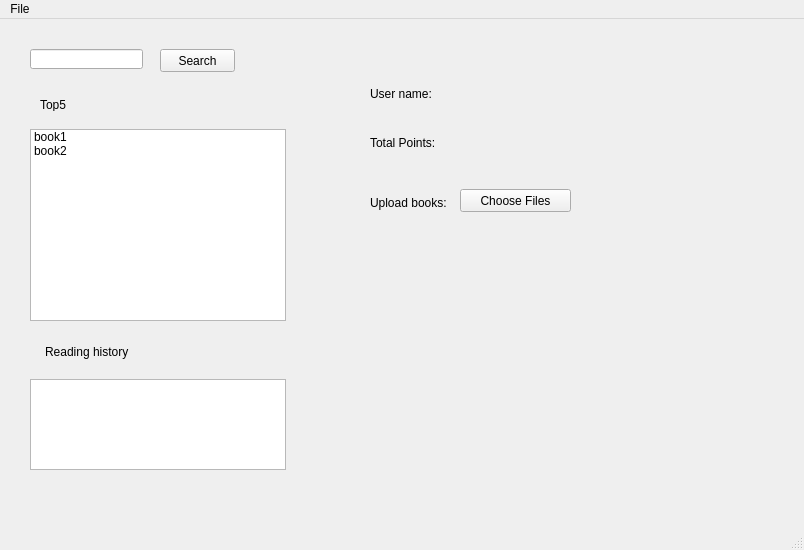
<?xml version="1.0" encoding="UTF-8"?>
<ui version="4.0">
 <class>MainWindow</class>
 <widget class="QMainWindow" name="MainWindow">
  <property name="geometry">
   <rect>
    <x>0</x>
    <y>0</y>
    <width>804</width>
    <height>550</height>
   </rect>
  </property>
  <property name="windowTitle">
   <string>MainWindow</string>
  </property>
  <widget class="QWidget" name="centralwidget">
   <widget class="QLineEdit" name="searchInput">
    <property name="geometry">
     <rect>
      <x>30</x>
      <y>30</y>
      <width>113</width>
      <height>20</height>
     </rect>
    </property>
   </widget>
   <widget class="QPushButton" name="searchButton">
    <property name="geometry">
     <rect>
      <x>160</x>
      <y>30</y>
      <width>75</width>
      <height>23</height>
     </rect>
    </property>
    <property name="text">
     <string>Search</string>
    </property>
   </widget>
   <widget class="QListWidget" name="top5List">
    <property name="geometry">
     <rect>
      <x>30</x>
      <y>110</y>
      <width>256</width>
      <height>192</height>
     </rect>
    </property>
    <item>
     <property name="text">
      <string>book1</string>
     </property>
    </item>
    <item>
     <property name="text">
      <string>book2</string>
     </property>
    </item>
   </widget>
   <widget class="QLabel" name="top5_label">
    <property name="geometry">
     <rect>
      <x>40</x>
      <y>80</y>
      <width>54</width>
      <height>12</height>
     </rect>
    </property>
    <property name="text">
     <string>Top5</string>
    </property>
   </widget>
   <widget class="QPushButton" name="signUpButton">
    <property name="geometry">
     <rect>
      <x>460</x>
      <y>170</y>
      <width>111</width>
      <height>23</height>
     </rect>
    </property>
    <property name="text">
     <string>Choose Files</string>
    </property>
   </widget>
   <widget class="QLabel" name="userNameLaber">
    <property name="geometry">
     <rect>
      <x>370</x>
      <y>60</y>
      <width>68</width>
      <height>29</height>
     </rect>
    </property>
    <property name="text">
     <string>User name:</string>
    </property>
   </widget>
   <widget class="QLabel" name="label_4">
    <property name="geometry">
     <rect>
      <x>465</x>
      <y>59</y>
      <width>161</width>
      <height>31</height>
     </rect>
    </property>
    <property name="text">
     <string/>
    </property>
   </widget>
   <widget class="QLabel" name="passwordLabel_2">
    <property name="geometry">
     <rect>
      <x>370</x>
      <y>110</y>
      <width>81</width>
      <height>28</height>
     </rect>
    </property>
    <property name="text">
     <string>Total Points:</string>
    </property>
   </widget>
   <widget class="QLabel" name="passwordLabel_3">
    <property name="geometry">
     <rect>
      <x>470</x>
      <y>110</y>
      <width>101</width>
      <height>28</height>
     </rect>
    </property>
    <property name="text">
     <string/>
    </property>
   </widget>
   <widget class="QLabel" name="passwordLabel_4">
    <property name="geometry">
     <rect>
      <x>370</x>
      <y>170</y>
      <width>91</width>
      <height>28</height>
     </rect>
    </property>
    <property name="text">
     <string>Upload books:</string>
    </property>
   </widget>
   <widget class="QListWidget" name="listWidget">
    <property name="geometry">
     <rect>
      <x>30</x>
      <y>360</y>
      <width>256</width>
      <height>91</height>
     </rect>
    </property>
   </widget>
   <widget class="QLabel" name="label">
    <property name="geometry">
     <rect>
      <x>45</x>
      <y>323</y>
      <width>101</width>
      <height>20</height>
     </rect>
    </property>
    <property name="text">
     <string>Reading history</string>
    </property>
   </widget>
  </widget>
  <widget class="QMenuBar" name="menubar">
   <property name="geometry">
    <rect>
     <x>0</x>
     <y>0</y>
     <width>804</width>
     <height>22</height>
    </rect>
   </property>
   <widget class="QMenu" name="menuFile">
    <property name="title">
     <string>File</string>
    </property>
    <addaction name="actionClose"/>
   </widget>
   <addaction name="menuFile"/>
  </widget>
  <widget class="QStatusBar" name="statusbar"/>
  <action name="actionClose">
   <property name="text">
    <string>Close</string>
   </property>
  </action>
 </widget>
 <resources/>
 <connections/>
</ui>
